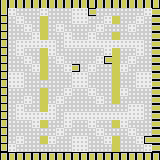

Tiled map render using the project's own tile images. Description and the whole map definition, tile-layer contents included, below:
An orthogonal 20x20 tile map with 8x8 px tiles, 1 tile layer (Capa de patrones 1).

<map version="1.2" tiledversion="2019.12.11" orientation="orthogonal" renderorder="right-down" compressionlevel="-1" width="20" height="20" tilewidth="8" tileheight="8" infinite="0" nextlayerid="2" nextobjectid="1">
 <editorsettings>
  <export target="level4.csv" format="csv" />
 </editorsettings>
 <tileset firstgid="1" source="../tileset.tsx" />
 <layer id="1" name="Capa de patrones 1" width="20" height="20">
  <data encoding="csv">
5,5,5,5,5,5,5,5,5,5,5,5,5,5,5,5,5,5,5,5,
7,3,1,1,1,3,1,1,1,3,3,10,1,1,1,1,1,1,3,8,
7,1,3,1,1,4,1,1,1,3,3,1,1,3,4,1,1,3,1,8,
7,1,1,3,1,4,1,3,1,1,1,1,3,1,1,1,3,1,1,8,
7,1,1,1,3,4,1,1,3,1,1,3,1,1,4,1,1,1,1,8,
7,1,3,3,3,3,3,1,3,3,3,3,3,3,3,3,3,3,1,8,
7,1,3,1,1,4,3,1,1,1,1,1,1,3,4,1,1,3,1,8,
7,1,1,3,1,4,1,3,1,1,1,1,3,10,4,1,3,1,1,8,
7,1,1,1,3,4,1,1,3,9,1,3,1,1,4,3,1,1,1,8,
7,3,3,1,1,4,1,1,1,3,3,1,1,1,4,1,1,3,3,8,
7,3,3,1,1,1,1,1,1,3,3,1,1,1,4,1,1,3,3,8,
7,1,1,1,1,4,1,1,3,1,1,3,1,1,4,3,1,1,1,8,
7,1,1,3,1,4,1,3,1,1,1,1,3,1,4,1,1,1,1,8,
7,1,3,1,1,4,3,1,1,1,1,1,1,1,1,1,3,3,1,8,
7,1,3,3,3,3,3,1,3,3,3,3,3,3,3,3,3,3,1,8,
7,1,1,1,3,4,1,1,3,1,1,3,1,1,4,3,1,1,1,8,
7,1,1,1,1,1,1,3,1,1,1,1,3,1,1,1,3,1,1,8,
7,1,3,1,1,4,3,1,1,3,3,1,1,3,4,1,1,3,10,8,
7,3,1,1,1,1,1,1,1,3,3,1,1,1,4,1,1,1,3,8,
6,6,6,6,6,6,6,6,6,6,6,6,6,6,6,6,6,6,6,6
</data>
 </layer>
</map>
